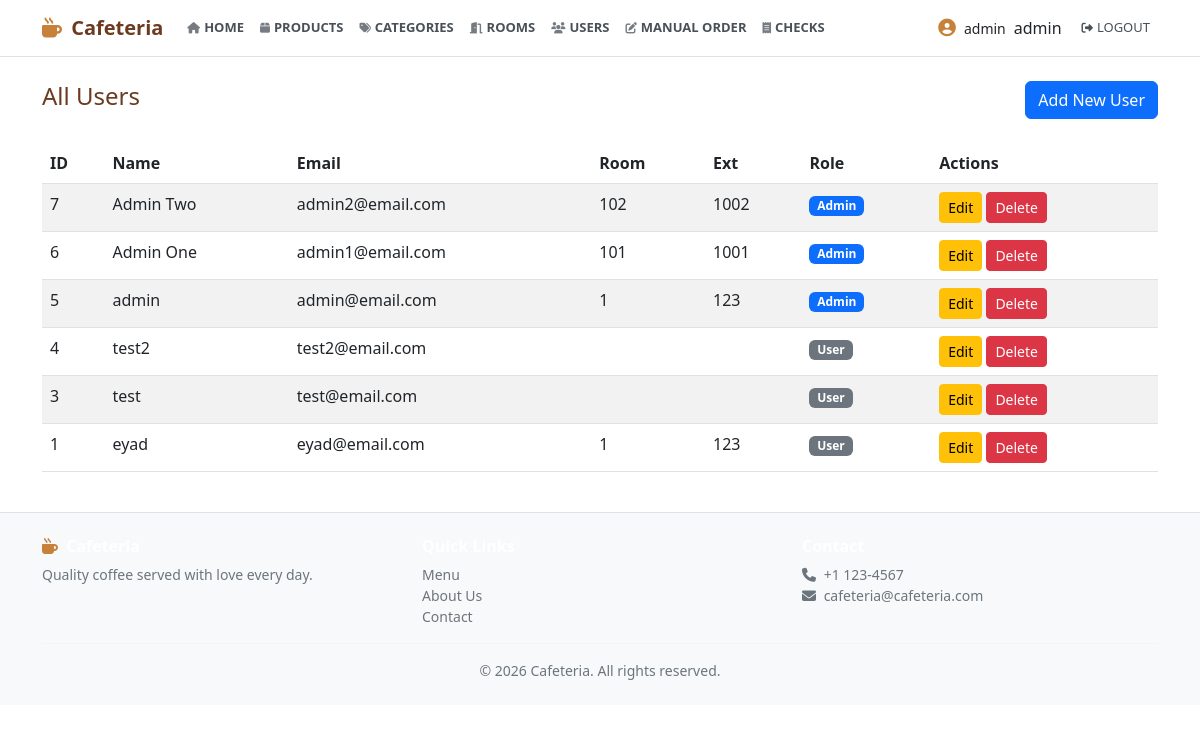
The app's page /index.php?page=admin_users (signed in) with its own data.
### tables this page shows
CREATE TABLE `users` (
  `id` int NOT NULL,
  `name` varchar(100) DEFAULT NULL,
  `email` varchar(100) DEFAULT NULL,
  `password` varchar(255) DEFAULT NULL,
  `room_no` varchar(20) DEFAULT NULL,
  `ext` varchar(20) DEFAULT NULL,
  `profile_pic` varchar(255) DEFAULT NULL,
  `role` enum('admin','user') DEFAULT 'user',
  `created_at` timestamp NULL DEFAULT CURRENT_TIMESTAMP
);

### views/admin/users/index.php (the view, shortened to what this page needs)
<?php
$stmt = $connection->prepare("SELECT * FROM users ORDER BY id DESC");
$stmt->execute();
$users = $stmt->fetchAll(PDO::FETCH_ASSOC);
?>
<div class="d-flex justify-content-between align-items-center mb-4">
    <h4 style="color:#6b3a1f;">All Users</h4>
    <a href="index.php?page=admin_users_add" class="btn btn-primary">Add New User</a>
</div>
<div class="table-responsive">
    <table class="table table-striped">
        <thead>
            <tr>
                <th>ID</th>
                <th>Name</th>
                <th>Email</th>
                <th>Room</th>
                <th>Ext</th>
                <th>Role</th>
                <th>Actions</th>
            </tr>
        </thead>
        <tbody>
            <?php foreach ($users as $user): ?>
                <tr>
                    <td><?= $user['id'] ?></td>
                    <td><?= htmlspecialchars($user['name']) ?></td>
                    <td><?= htmlspecialchars($user['email']) ?></td>
                    <td><?= htmlspecialchars($user['room_no'] ?? '') ?></td>
                    <td><?= htmlspecialchars($user['ext'] ?? '') ?></td>
                    <td>
                        <span class="badge bg-<?= $user['role'] === 'admin' ? 'primary' : 'secondary' ?>">
                            <?= ucfirst($user['role']) ?>
                        </span>
                    </td>
                    <td>
                        <a href="index.php?page=admin_users_edit&id=<?= $user['id'] ?>" class="btn btn-sm btn-warning">Edit</a>
                        <a href="index.php?page=admin_users_delete&id=<?= $user['id'] ?>" class="btn btn-sm btn-danger" onclick="return confirm('Are you sure?')">Delete</a>
                    </td>
                </tr>
            <?php endforeach; ?>
        </tbody>
    </table>
</div>

### views/layouts/header.php (shortened to what this page needs)
<!DOCTYPE html>
<html lang="en">
<head>
    <link href="https://cdn.jsdelivr.net/npm/bootstrap@5.3.0/dist/css/bootstrap.min.css" rel="stylesheet">
    <link href="https://cdnjs.cloudflare.com/ajax/libs/font-awesome/6.5.0/css/all.min.css" rel="stylesheet">
    <link rel="stylesheet" href="public/css/main.css">
    <link rel="stylesheet" href="public/css/header.css">
    <link rel="stylesheet" href="public/css/footer.css">
    <link rel="stylesheet" href="public/css/home.css?v=<?= filemtime(__DIR__ . '/../../public/css/home.css') ?>">
</head>
<body>
<?php
$isLoggedIn = isset($_SESSION['user_id']);
$role       = $_SESSION['role']  ?? '';
$userName   = $_SESSION['name']  ?? '';
$profilePic = $_SESSION['profile_pic'] ?? '';
$isAdmin    = $role === 'admin';
$page = $_GET['page'] ?? '';
$isAuthPage = in_array($page, ['login', 'register', 'forget_password'], true);
?>
<nav class="navbar navbar-expand-lg navbar-light bg-white border-bottom <?= $isAuthPage ? 'py-2' : 'sticky-top' ?>">
    <div class="container">
        <a class="navbar-brand fw-semibold" href="index.php?page=home">
            <i class="fas fa-mug-hot me-1" style="color:var(--cafe-gold, #c8813a);"></i> Cafeteria
        </a>
        <?php if ($isAuthPage): ?>
            <div class="ms-auto d-flex gap-2">
                <a class="btn btn-sm btn-outline-secondary" href="index.php?page=login">Login</a>
                <a class="btn btn-sm btn-cafe" href="index.php?page=register">Register</a>
            </div>
        <?php else: ?>
        <div class="collapse navbar-collapse" id="navMenu">
            <ul class="navbar-nav me-auto">
                <?php if ($isLoggedIn && $isAdmin): ?>
                    <li class="nav-item">
                        <a class="nav-link" href="index.php?page=home">
                            <i class="fas fa-house fa-sm me-1 opacity-75"></i>Home
                        </a>
                    </li>
                    <li class="nav-item">
                        <a class="nav-link" href="index.php?page=admin_products">
                            <i class="fas fa-box fa-sm me-1 opacity-75"></i>Products
                        </a>
                    </li>
                    <li class="nav-item">
                        <a class="nav-link" href="index.php?page=admin_categories">
                            <i class="fas fa-tags fa-sm me-1 opacity-75"></i>Categories
                        </a>
                    </li>
                    <li class="nav-item">
                        <a class="nav-link" href="index.php?page=admin_rooms">
                            <i class="fas fa-door-open fa-sm me-1 opacity-75"></i>Rooms
                        </a>
                    </li>
                    <li class="nav-item">
                        <a class="nav-link" href="index.php?page=admin_users">
                            <i class="fas fa-users fa-sm me-1 opacity-75"></i>Users
                        </a>
                    </li>
                    <li class="nav-item">
                        <a class="nav-link" href="index.php?page=manual-order">
                            <i class="fas fa-pen-to-square fa-sm me-1 opacity-75"></i>Manual Order
                        </a>
                    </li>
                    <li class="nav-item">
                        <a class="nav-link" href="index.php?page=checks">
                            <i class="fas fa-receipt fa-sm me-1 opacity-75"></i>Checks
                        </a>
                    </li>
                <?php endif; ?>
            </ul>
            <ul class="navbar-nav ms-auto align-items-center gap-1">
                <?php if ($isLoggedIn): ?>
                    <li class="nav-item d-flex align-items-center gap-2 me-2">
                        <?php if ($profilePic): ?>
                            <img src="public/images/users/<?= htmlspecialchars($profilePic) ?>" alt="Avatar" class="rounded-circle" width="32" height="32" style="object-fit:cover;">
                        <?php else: ?>
                            <i class="fas fa-circle-user" style="color:#c8813a; font-size:1.1rem;"></i>
                        <?php endif; ?>
                        <span class="nav-user-name small">
                            <?= htmlspecialchars($userName) ?>
                        </span>
                        <span class="role-badge <?= htmlspecialchars($role) ?>">
                            <?= htmlspecialchars($role) ?>
                        </span>
                    </li>
                    <li class="nav-item">
                        <a class="nav-link text-danger fw-medium" href="index.php?page=logout">
                            <i class="fas fa-right-from-bracket fa-sm me-1"></i>Logout
                        </a>
                    </li>
                <?php endif; ?>
            </ul>
        </div>
    </div>
    <?php endif; ?>
</nav>
<main class="container py-4">

### index.php (shortened to what this page needs)
<?php
require_once __DIR__ . "/config/database.php";
include __DIR__ . "/views/layouts/header.php";
switch ($page) {
        case 'admin_users':
            include __DIR__ . "/views/admin/users/index.php";
            break;
}
include __DIR__ . "/views/layouts/footer.php";
?>

### views/layouts/footer.php (shortened to what this page needs)
</main>
<footer class="py-4 mt-auto">
    <div class="container">
        <div class="row g-4">
            <div class="col-md-4">
                <h6 class="text-white fw-bold mb-2">
                    <i class="fas fa-mug-hot me-1" style="color:#c8813a;"></i> Cafeteria
                </h6>
                <p class="small mb-0">Quality coffee served with love every day.</p>
            </div>
            <div class="col-md-4">
                <h6 class="text-white fw-bold mb-2">Quick Links</h6>
                <ul class="list-unstyled small mb-0">
                    <li><a href="index.php?page=menu" class="text-secondary text-decoration-none">Menu</a></li>
                    <li><a href="index.php?page=about" class="text-secondary text-decoration-none">About Us</a></li>
                    <li><a href="index.php?page=contact" class="text-secondary text-decoration-none">Contact</a></li>
                </ul>
            </div>
            <div class="col-md-4">
                <h6 class="text-white fw-bold mb-2">Contact</h6>
                <ul class="list-unstyled small mb-0">
                    <li><i class="fas fa-phone me-1"></i> +1 123-4567</li>
                    <li><i class="fas fa-envelope me-1"></i> cafeteria@cafeteria.com</li>
                </ul>
            </div>
        </div>
        <hr class="my-3">
        <p class="text-center small mb-0">
            &copy; <?= date('Y') ?> Cafeteria. All rights reserved.
        </p>
    </div>
</footer>
</body>
</html>

### public/css/main.css (style rules this page uses)
:root { --cafe-gold: #c8813a; --bs-primary: #c8813a; --bs-light: #f8f9fa; --bs-body-bg: #ffffff; --bs-body-color: #212529; }
body { background-color: var(--bs-body-bg); color: var(--bs-body-color); min-height: 100vh; }
main { flex: 1; }

### public/css/header.css (style rules this page uses)
.navbar-brand { color: #6b3a1f !important; font-weight: 700; }
.nav-link { font-size: 13px; text-transform: uppercase; font-weight: 600; color: #495057 !important; }
.navbar-light { background-color: #ffffff !important; border-bottom: 1px solid #dee2e6; }

### public/css/footer.css (style rules this page uses)
footer { background-color: #f8f9fa; color: #6c757d; border-top: 1px solid #dee2e6; }
footer a { color: #6c757d; }
footer hr { border-color: #dee2e6; }

### records on screen
users: id "7", name "Admin Two", email "admin2@email.com", room_no "102", ext "1002", role "Admin"
users: id "6", name "Admin One", email "admin1@email.com", room_no "101", ext "1001", role "Admin"
users: id "5", name "admin", email "admin@email.com", room_no "1", ext "123", role "Admin"
users: id "4", name "test2", email "test2@email.com", role "User"
users: id "3", name "test", email "test@email.com", role "User"
users: id "1", name "eyad", email "eyad@email.com", room_no "1", ext "123", role "User"

### other values on screen
$userName "admin"
$role "admin"
